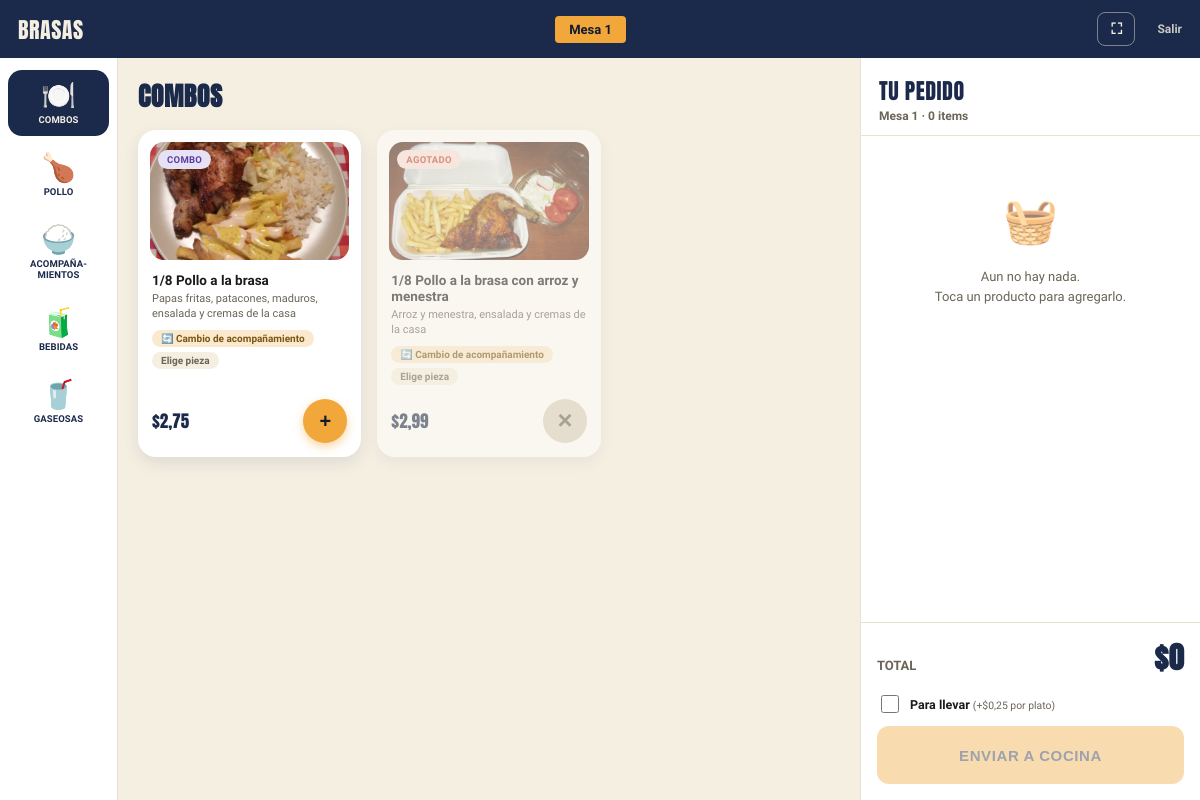
The app's page /mesa/1/ (signed in) with its own data.
### pedidos/models.py (models this page shows, shortened)
class Mesa(models.Model):
    numero = models.IntegerField(unique=True)

class Producto(models.Model):
    CATEGORIAS = [
        ("combos", "Combos"),
        ("pollo", "Pollo"),
        ("acompanamientos", "Acompañamientos"),
        ("bebidas", "Bebidas"),
        ("gaseosas", "Gaseosas"),
    ]
    TEMPORIZADORES = [5, 10, 15, 20, 25]
    nombre = models.CharField(max_length=100)
    precio = models.DecimalField(max_digits=6, decimal_places=2)
    categoria = models.CharField(max_length=20, choices=CATEGORIAS)
    imagen = models.FileField(upload_to="productos/", blank=True)
    disponible = models.BooleanField(default=True)
    listo_en = models.DateTimeField(null=True, blank=True)
    controla_stock = models.BooleanField(default=False)
    stock = models.IntegerField(null=True, blank=True)
    es_combo = models.BooleanField(default=False)
    combo_incluye = models.CharField(max_length=250, blank=True)
    requiere_pieza = models.BooleanField(default=False)
    acompanamiento_incluido = models.CharField(max_length=100, blank=True)
    precio_cambio = models.DecimalField(max_digits=6, decimal_places=2, null=True, blank=True)
    opciones_incluidas = models.CharField(max_length=200, blank=True)
    def permite_cambio(self):
        return bool(self.acompanamiento_incluido)
    def variantes_json(self):
        return json.dumps([
            {"nombre": v.nombre, "opciones": v.lista_opciones()}
            for v in self.variantes.all()
        ])
    def esta_disponible(self):
        if not self.disponible:
            return False
        if self.controla_stock and (self.stock or 0) <= 0:
            return False
        return True
    def stock_bajo(self, umbral=3):
        return self.controla_stock and self.stock is not None and 0 < self.stock <= umbral
    def segundos_restantes(self):
        if not self.listo_en:
            return 0
        return max(0, int((self.listo_en - timezone.now()).total_seconds()))
    def minutos_restantes(self):
        return -(-self.segundos_restantes() // 60)

class Orden(models.Model):
    ESTADOS = [
        ("abierta", "Abierta"),
        ("enviada", "Enviada a cocina"),
        ("entregada", "Entregada"),
        ("cerrada", "Cerrada"),
    ]
    RECARGO_PARA_LLEVAR = Decimal("0.25")
    CATEGORIAS_CON_ENVASE = ("pollo", "combos")
    mesa = models.ForeignKey(Mesa, on_delete=models.CASCADE)
    estado = models.CharField(max_length=20, choices=ESTADOS, default="abierta")
    creado = models.DateTimeField(default=timezone.now)
    enviado_a_cocina = models.DateTimeField(null=True, blank=True)
    es_venta_directa = models.BooleanField(default=False)
    para_llevar = models.BooleanField(default=False)
    def unidades_con_envase(self):
        return sum(
            item.cantidad for item in self.items.all()
            if item.producto.categoria in self.CATEGORIAS_CON_ENVASE
        )
    def total(self):
        total = sum(item.subtotal() for item in self.items.all())
        if self.para_llevar:
            total += self.RECARGO_PARA_LLEVAR * self.unidades_con_envase()
        return total

### pedidos/views.py (the view)
# urls.py: path("mesa/<int:mesa_id>/", views.menu_mesa, name="menu_mesa"),
@login_required
@user_passes_test(es_mesero)
def menu_mesa(request, mesa_id):
    mesa = get_object_or_404(Mesa, id=mesa_id)
    orden, _ = Orden.objects.get_or_create(mesa=mesa, estado="abierta", es_venta_directa=False)
    orden_directa = Orden.objects.filter(mesa=mesa, estado="abierta", es_venta_directa=True).first()
    categoria = request.GET.get("categoria", "combos")
    productos = Producto.objects.filter(categoria=categoria).order_by("nombre")
    cambios = [
        p for p in Producto.objects.filter(precio_cambio__isnull=False).order_by("nombre")
        if p.esta_disponible()
    ]
    contexto = {
        "mesa": mesa,
        "orden": orden,
        "orden_directa": orden_directa,
        "productos": productos,
        "categoria_activa": categoria,
        "categorias": Producto.CATEGORIAS,
        "piezas_pollo": PiezaPollo.objects.all(),
        "acompanamientos_cambio": cambios,
        "categorias_venta_directa": CATEGORIAS_VENTA_DIRECTA,
        "menestra_json": json.dumps({t.nombre: t.disponible for t in TipoMenestra.objects.all()}),
    }
    return render(request, "pedidos/menu_mesa.html", contexto)

### pedidos/context_processors.py (called while the page is built)
def css_version(request):
    ruta = finders.find("pedidos/estilo.css")
    return {"css_version": int(os.path.getmtime(ruta)) if ruta else 0}

### pedidos/views.py (called while the page is built)
def es_mesero(user):
    return user.groups.filter(name="Mesero").exists() or user.is_superuser

### pedidos/templates/pedidos/menu_mesa.html (shortened to what this page needs)
{% extends "pedidos/base.html" %}
{% load l10n %}
{% block contenido %}
<header class="top">
    <a href="{% url 'elegir_mesa' %}" class="titulo">Brasas</a>
    <span class="mesa">Mesa {{ mesa.numero }}</span>
    <span class="top-acciones">
        <button type="button" class="top-fullscreen" id="btn-fullscreen" aria-label="Pantalla completa">⛶</button>
        <a href="{% url 'logout' %}" class="top-salir">Salir</a>
    </span>
</header>
<div class="kiosk">
    <nav class="rail" aria-label="Categorias">
        {% for valor, nombre in categorias %}
        <a href="?categoria={{ valor }}" class="rail-item {% if valor == categoria_activa %}activo{% endif %}">
            <span class="rail-icono" aria-hidden="true">{% if valor == 'combos' %}🍽️{% elif valor == 'pollo' %}🍗{% elif valor == 'acompanamientos' %}🍚{% elif valor == 'bebidas' %}🧃{% else %}🥤{% endif %}</span>
            <span class="rail-texto">{% if valor == "acompanamientos" %}Acompaña&shy;mientos{% else %}{{ nombre }}{% endif %}</span>
        </a>
        {% endfor %}
    </nav>
    <main class="menu">
        <h2 class="menu-titulo">{% for valor, nombre in categorias %}{% if valor == categoria_activa %}{{ nombre }}{% endif %}{% endfor %}</h2>
        <div class="grid">
            {% for producto in productos %}
            {% with disponible=producto.esta_disponible %}
            <article class="card {% if not disponible %}no-disponible{% endif %}" data-producto-id="{{ producto.id }}">
                <div class="card-media">
                    {% if not disponible %}
                        <span class="badge badge-agotado">Agotado</span>
                    {% elif producto.stock_bajo %}
                        <span class="badge badge-pocas">Pocas unidades</span>
                    {% elif producto.es_combo %}
                        <span class="badge badge-combo">Combo</span>
                    {% endif %}
                    {% if producto.imagen %}
                    <img class="media-foto" src="{{ producto.imagen.url }}" alt="{{ producto.nombre }}">
                    {% else %}
                    <span class="media-emoji" aria-hidden="true">
                        {% if producto.es_combo %}🍽️{% elif producto.categoria == 'gaseosas' %}🥤{% elif producto.categoria == 'bebidas' %}🧃{% elif producto.categoria == 'acompanamientos' %}🍚{% else %}🍗{% endif %}
                    </span>
                    {% endif %}
                </div>
                <div class="card-body">
                    <p class="nombre">{{ producto.nombre }}</p>
                    {% if producto.combo_incluye %}
                    <p class="combo-incluye">{{ producto.combo_incluye }}</p>
                    {% endif %}
                    <div class="chips">
                        {% if producto.permite_cambio and acompanamientos_cambio %}
                        <span class="chip chip-cambio">🔄 Cambio de acompañamiento</span>
                        {% endif %}
                        {% if producto.requiere_pieza %}
                        <span class="chip">Elige pieza</span>
                        {% endif %}
                    </div>
                    <div class="card-footer">
                        <span class="precio">${{ producto.precio }}</span>
                        <div class="card-acciones">
                            <form method="post" action="{% url 'agregar_item' orden.id producto.id %}" class="form-agregar">
                                {% if producto.requiere_pieza or producto.permite_cambio or producto.tiene_opciones_incluidas or producto.tiene_variantes %}
                                <button type="button" class="btn-add abrir-opciones"
                                        data-nombre="{{ producto.nombre }}"
                                        data-precio="{{ producto.precio|unlocalize }}"
                                        data-requiere-pieza="{% if producto.requiere_pieza %}1{% endif %}"
                                        data-despresado="{% if producto.categoria == 'pollo' %}1{% endif %}"
                                        data-incluido="{{ producto.acompanamiento_incluido }}"
                                        data-opciones-incluidas="{{ producto.opciones_incluidas }}"
                                        data-variantes='{{ producto.variantes_json }}'
                                        {% if not disponible %}disabled{% endif %} aria-label="Agregar">
                                </button>
                                {% else %}
                                <button class="btn-add" {% if not disponible %}disabled{% endif %} aria-label="Agregar">
                                    {% if disponible %}+{% else %}✕{% endif %}
                                </button>
                                {% endif %}
                            </form>
                        </div>
                    </div>
                </div>
            </article>
            {% endwith %}
            {% empty %}
            <p class="menu-vacio">No hay productos en esta categoria todavia.</p>
            {% endfor %}
        </div>
    </main>
    <aside class="pedido" id="pedido" aria-label="Tu pedido">
        <div class="pedido-head">
            <div>
                <p class="pedido-titulo">Tu pedido</p>
                <p class="pedido-sub">Mesa {{ mesa.numero }} · {{ orden.items.count }} item{{ orden.items.count|pluralize }}</p>
            </div>
        </div>
        <div class="pedido-lineas">
            {% for item in orden.items.all %}
            <div class="linea">
                <label class="linea-check" aria-label="Seleccionar">
                    <input type="checkbox" name="item_ids" value="{{ item.id }}" form="form-eliminar">
                    <span></span>
                </label>
                <div class="linea-info">
                    <span class="linea-nombre">{{ item.producto.nombre }}</span>
                    {% if item.notas %}<span class="linea-mod">Pieza: {{ item.notas }}</span>{% endif %}
                    {% if item.acompanamiento %}
                    <span class="linea-mod cambio">Sin {{ item.producto.acompanamiento_incluido|lower }} · con {{ item.acompanamiento.nombre }}</span>
                    {% endif %}
                    {% if item.despresado %}<span class="linea-mod cambio">Despresado</span>{% endif %}
                    <span class="linea-precio">${{ item.subtotal }}</span>
                </div>
                <div class="stepper">
                    <button type="submit" form="form-cant-{{ item.id }}" name="delta" value="-1"
                            class="{% if item.cantidad == 1 %}borrar{% endif %}"
                            aria-label="{% if item.cantidad == 1 %}Quitar{% else %}Uno menos{% endif %}">
                        {% if item.cantidad == 1 %}🗑{% else %}−{% endif %}
                    </button>
                    <span>{{ item.cantidad }}</span>
                    <button type="submit" form="form-cant-{{ item.id }}" name="delta" value="1" aria-label="Uno mas">+</button>
                </div>
            </div>
            <form method="post" action="{% url 'cambiar_cantidad' orden.id item.id %}" id="form-cant-{{ item.id }}">
                {% csrf_token %}
                <input type="hidden" name="categoria" value="{{ categoria_activa }}">
            </form>
            {% empty %}
            <div class="pedido-vacio">
                <span aria-hidden="true">🧺</span>
                <p>Aun no hay nada.<br>Toca un producto para agregarlo.</p>
            </div>
            {% endfor %}
        </div>
        <div class="pedido-foot">
            <div class="pedido-total">
                <span>Total</span>
                <strong id="pedido-total-monto">${{ orden.total }}</strong>
            </div>
            <form method="post" action="{% url 'confirmar_orden' orden.id %}">
                <label class="check-llevar">
                    <input type="checkbox" name="para_llevar" value="1" id="chk-para-llevar"
                           data-unidades="{{ orden.unidades_con_envase }}">
                    <span>Para llevar <small>(+${{ orden.RECARGO_PARA_LLEVAR }} por plato)</small></span>
                </label>
                <button class="btn-enviar" {% if orden.items.count == 0 %}disabled{% endif %}>Enviar a cocina</button>
            </form>
        </div>
    </aside>
</div>
{% endblock %}

### records on screen
Mesa: numero "1"
Producto: controla_stock "COMBO", imagen (picture), nombre "1/8 Pollo a la brasa", combo_incluye "Papas fritas, patacones, maduros, ensalada y cremas de la casa", shows "🔄 Cambio de acompañamiento", requiere_pieza "Elige pieza", precio "2,75"
Producto: shows "AGOTADO", imagen (picture), nombre "1/8 Pollo a la brasa con arroz y menestra", combo_incluye "Arroz y menestra, ensalada y cremas de la casa", acompanamiento_incluido "🔄 Cambio de acompañamiento", requiere_pieza "Elige pieza", precio "2,99"
Orden: items.count "0", total "0", RECARGO_PARA_LLEVAR "0,25"

### other values on screen
{{ nombre }} "COMBOS" "POLLO" "BEBIDAS" "GASEOSAS"
{{ nombre }} "COMBOS"
